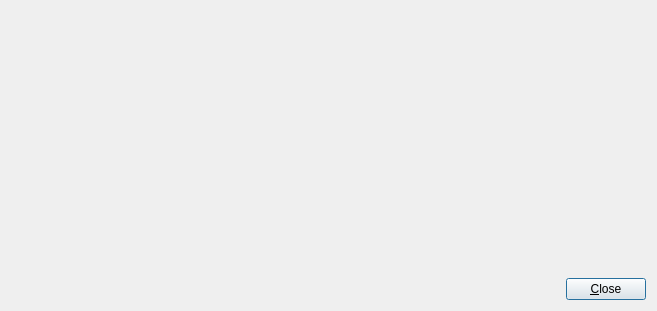
<?xml version="1.0" encoding="UTF-8"?>
<ui version="4.0">
 <class>AboutDialog</class>
 <widget class="QDialog" name="AboutDialog">
  <property name="geometry">
   <rect>
    <x>0</x>
    <y>0</y>
    <width>657</width>
    <height>311</height>
   </rect>
  </property>
  <property name="windowTitle">
   <string>About ZIMA-STEP-Edit</string>
  </property>
  <property name="windowIcon">
   <iconset resource="../zima-step-edit.qrc">
    <normaloff>:/gfx/icon.png</normaloff>:/gfx/icon.png</iconset>
  </property>
  <layout class="QVBoxLayout" name="verticalLayout">
   <item>
    <layout class="QHBoxLayout" name="horizontalLayout_2">
     <item>
      <widget class="QLabel" name="label">
       <property name="text">
        <string/>
       </property>
       <property name="pixmap">
        <pixmap resource="../zima-step-edit.qrc">:/gfx/icon.png</pixmap>
       </property>
      </widget>
     </item>
     <item>
      <widget class="QLabel" name="aboutText">
       <property name="text">
        <string>&lt;!DOCTYPE HTML PUBLIC &quot;-//W3C//DTD HTML 4.0//EN&quot; &quot;http://www.w3.org/TR/REC-html40/strict.dtd&quot;&gt;
&lt;html&gt;&lt;head&gt;&lt;meta name=&quot;qrichtext&quot; content=&quot;1&quot; /&gt;&lt;style type=&quot;text/css&quot;&gt;
p, li { white-space: pre-wrap; }
&lt;/style&gt;&lt;/head&gt;&lt;body style=&quot; font-family:'Sans'; font-size:10pt; font-weight:400; font-style:normal;&quot;&gt;
&lt;p style=&quot;-qt-paragraph-type:empty; margin-top:18px; margin-bottom:12px; margin-left:0px; margin-right:0px; -qt-block-indent:0; text-indent:0px; font-size:xx-large; font-weight:600;&quot;&gt;&lt;/p&gt;&lt;/body&gt;&lt;/html&gt;</string>
       </property>
       <property name="alignment">
        <set>Qt::AlignLeading|Qt::AlignLeft|Qt::AlignTop</set>
       </property>
      </widget>
     </item>
    </layout>
   </item>
   <item>
    <layout class="QHBoxLayout" name="horizontalLayout">
     <item>
      <spacer name="horizontalSpacer">
       <property name="orientation">
        <enum>Qt::Horizontal</enum>
       </property>
       <property name="sizeHint" stdset="0">
        <size>
         <width>40</width>
         <height>20</height>
        </size>
       </property>
      </spacer>
     </item>
     <item>
      <widget class="QPushButton" name="closeButton">
       <property name="text">
        <string>&amp;Close</string>
       </property>
      </widget>
     </item>
    </layout>
   </item>
  </layout>
 </widget>
 <resources>
  <include location="../zima-step-edit.qrc"/>
 </resources>
 <connections>
  <connection>
   <sender>closeButton</sender>
   <signal>clicked()</signal>
   <receiver>AboutDialog</receiver>
   <slot>accept()</slot>
   <hints>
    <hint type="sourcelabel">
     <x>471</x>
     <y>264</y>
    </hint>
    <hint type="destinationlabel">
     <x>261</x>
     <y>143</y>
    </hint>
   </hints>
  </connection>
 </connections>
</ui>
